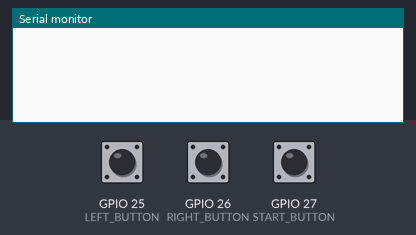
Bench run of a sketch on a simulated ESP32. Shown: the last lines printed to the serial monitor. Inputs (shaded band) come from the test bench; at power-on: GPIO 25 (LEFT_BUTTON) HIGH, GPIO 26 (RIGHT_BUTTON) HIGH, GPIO 27 (START_BUTTON) HIGH.

Above: at 1.2 s.
1.3 s: GPIO 25 (LEFT_BUTTON) pulled LOW for 0.15 s
At 1.8 s:
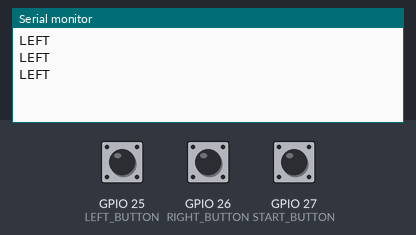
2.9 s: GPIO 26 (RIGHT_BUTTON) pulled LOW for 0.15 s
At 4.2 s:
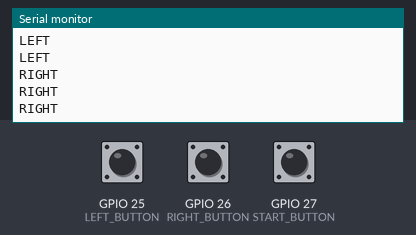
4.5 s: GPIO 27 (START_BUTTON) pulled LOW for 0.15 s
At 5.4 s:
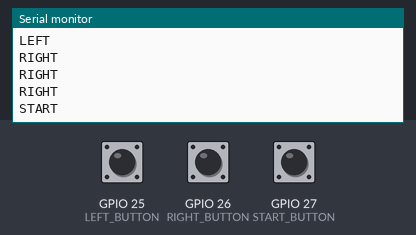

The sketch:

main.ino
```cpp
#define LEFT_BUTTON  25
#define RIGHT_BUTTON 26
#define START_BUTTON 27

void setup() {
  Serial.begin(115200);

  pinMode(LEFT_BUTTON, INPUT_PULLUP);
  pinMode(RIGHT_BUTTON, INPUT_PULLUP);
  pinMode(START_BUTTON, INPUT_PULLUP);
}

void loop() {

  if (digitalRead(LEFT_BUTTON) == LOW) {
    Serial.println("LEFT");
    delay(50);
  }

  if (digitalRead(RIGHT_BUTTON) == LOW) {
    Serial.println("RIGHT");
    delay(50);
  }

  if (digitalRead(START_BUTTON) == LOW) {
    Serial.println("START");
    delay(200);
  }
}
```

Measured:
- after the input at 1.3 s, the serial monitor: prints a new line at once (image 1)
- after the input at 2.9 s, the serial monitor: prints a new line at once (image 2)
- after the input at 4.5 s, the serial monitor: prints a new line at once (image 3)
